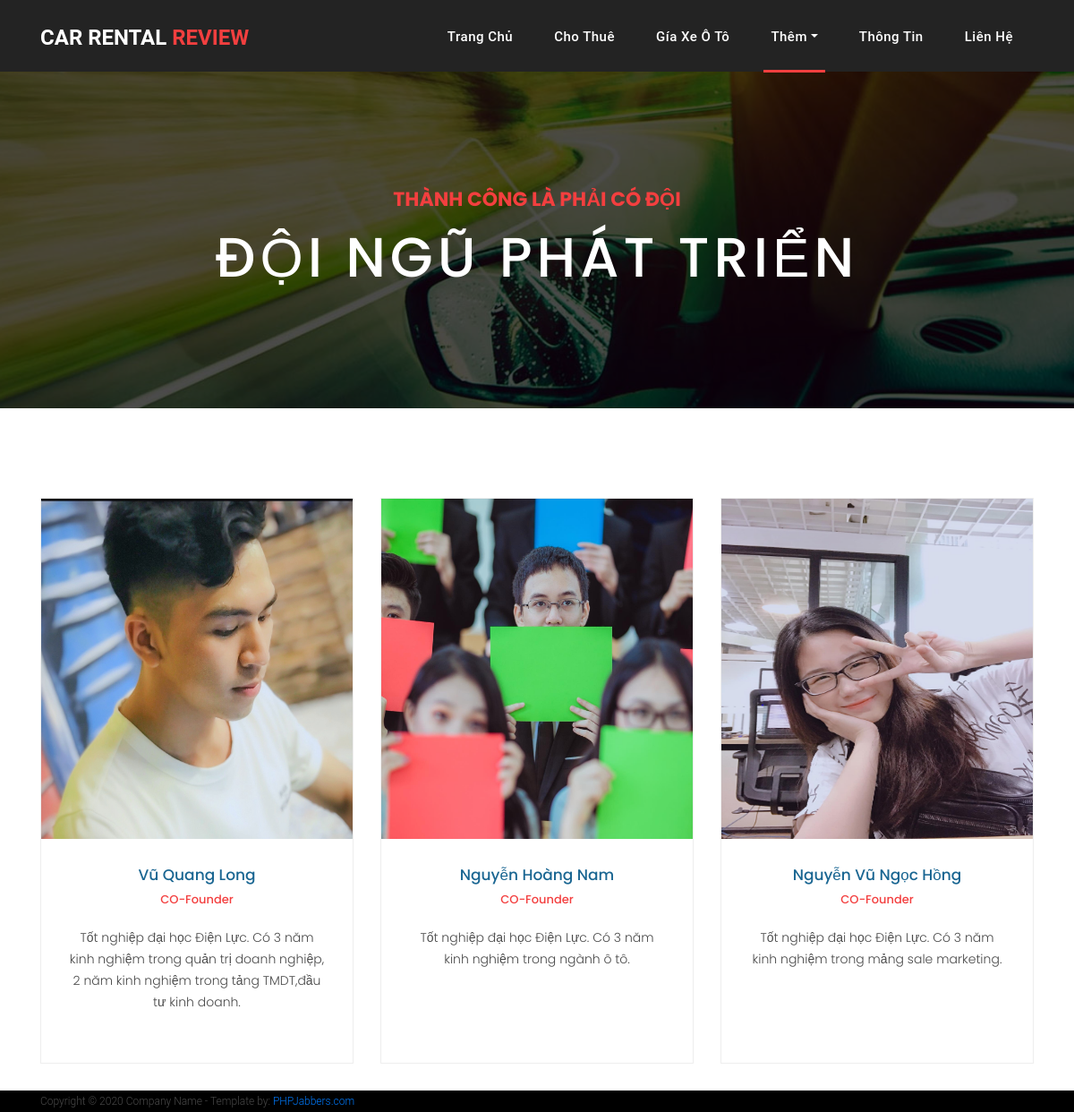
The app's page /team.php with its own data.
### tables this page shows
CREATE TABLE `team` (
  `id` int(11) NOT NULL,
  `name` varchar(100) NOT NULL,
  `position` varchar(100) NOT NULL,
  `description` varchar(200) NOT NULL,
  `linkImage` varchar(100) NOT NULL
);

### team.php (the view, shortened to what this page needs)
<!DOCTYPE html>
<html lang="en">
  <head>
    <link href="vendor/bootstrap/css/bootstrap.min.css" rel="stylesheet">
    <link rel="stylesheet" href="assets/css/fontawesome.css">
    <link rel="stylesheet" href="assets/css/style.css">
    <link rel="stylesheet" href="assets/css/owl.css">
  </head>
  <body>
    <header class="">
      <nav class="navbar navbar-expand-lg">
        <div class="container">
          <a class="navbar-brand" href="index.php"><h2>Car Rental <em>Review</em></h2></a>
          <div class="collapse navbar-collapse" id="navbarResponsive">
            <ul class="navbar-nav ml-auto">
                <li class="nav-item">
                    <a class="nav-link" href="index.php">Trang chủ
                    </a>
                </li>
                <li class="nav-item"><a class="nav-link" href="fleet.php">Cho thuê</a></li>
                <li class="nav-item"><a class="nav-link" href="offers.php">Gía xe ô tô</a></li>
                <li class="nav-item active dropdown">
                    <a class="nav-link dropdown-toggle" data-toggle="dropdown" href="#" role="button" aria-haspopup="true" aria-expanded="false">Thêm</a>
                </li>
                <li class="nav-item"><a class="nav-link" href="about-us.php">Thông tin</a></li>
                <li class="nav-item"><a class="nav-link" href="contact.php">Liên hệ</a></li>
            </ul>
          </div>
        </div>
      </nav>
    </header>
    <div class="page-heading about-heading header-text" style="background-image: url(assets/images/heading-2-1920x500.jpg);">
      <div class="container">
        <div class="row">
          <div class="col-md-12">
            <div class="text-content">
              <h4>Thành công là phải có đội</h4>
              <h2>Đội ngũ phát triển</h2>
            </div>
          </div>
        </div>
      </div>
    </div>
    <div class="team-members">
      <div class="container">
        <div class="row">
          <?php
            include("webdataconnect.php");
            $sql = "Select * from team" ;
            $result = $conn->query($sql);
            if ($result->num_rows > 0) {
                while($row = $result->fetch_assoc()) {
            ?>
          <div class="col-md-4">
            <div class="team-member">
              <div class="thumb-container">
                <img src="<?php echo $row["linkImage"]; ?>" alt="">
              </div>
              <div class="down-content">
                <h4><?php echo $row["name"]; ?></h4>
                <span><?php echo $row["position"]; ?></span>
                <p><?php echo $row["description"]; ?></p>
              </div>
            </div>
          </div>
          <?php
          }
          } ?>
        </div>
      </div>
    </div>
    <footer>
      <div class="container">
        <div class="row">
          <div class="col-md-12">
            <div class="inner-content">
              <p>Copyright © 2020 Company Name - Template by: <a href="https://www.phpjabbers.com/">PHPJabbers.com</a></p>
            </div>
          </div>
        </div>
      </div>
    </footer>
  </body>
</html>

### assets/css/style.css (style rules this page uses)
body { font-family: 'Poppins', sans-serif; overflow-x: hidden; text-rendering: optimizeLegibility; }
p { margin-bottom: 0px; font-size: 14px; font-weight: 300; color: #4a4a4a; line-height: 24px; }
a { text-decoration: none!important; }
ul { padding: 0; margin: 0; list-style: none; }
h1, h2, h3, h4, h5, h6 { margin: 0px; }
.page-heading { padding: 210px 0px 130px 0px; text-align: center; background-position: center center; background-repeat: no-repeat; background-size: cover; }
.page-heading .text-content h4 { color: #f33f3f; font-size: 22px; text-transform: uppercase; font-weight: 700; margin-bottom: 15px; }
.page-heading .text-content h2 { color: #fff; font-size: 62px; text-transform: uppercase; letter-spacing: 5px; }
header { position: absolute; z-index: 99999; width: 100%; height: 80px; background-color: #232323; transition: all 0.3s ease-in-out 0s; }
header .navbar { padding: 17px 0px; }
.navbar .navbar-brand { float: left; margin-top: -12px; outline: none; }
.navbar .navbar-brand h2 { color: #fff; text-transform: uppercase; font-size: 24px; font-weight: 700; transition: all .3s ease 0s; }
.navbar .navbar-brand h2 em { font-style: normal; color: #f33f3f; }
#navbarResponsive { z-index: 999; }
.navbar-collapse { text-align: center; }
.navbar .navbar-nav .nav-item { margin: 0px 15px; }
.navbar .navbar-nav a.nav-link { text-transform: capitalize; font-size: 15px; font-weight: 500; letter-spacing: 0.5px; color: #fff; transition: all 0.5s; margin-top: 5px; }
.navbar .navbar-nav .nav-link:hover, .navbar .navbar-nav .active>.nav-link, .navbar .navbar-nav .nav-link.active, .navbar .navbar-nav .nav-link.show, .navbar .navbar-nav .show>.nav-link { color: #fff; padding-bottom: 25px; border-bottom: 3px solid #f33f3f; }
footer { background-color: black; color: grey; }
footer p, a { font-size: 12px; font-family: 'Roboto', sans-serif; }
::placeholder { font-size: 10px; padding-left: 10px; font-style: italic; }
.page-heading { position: relative; }
.page-heading:before { content: ''; position: absolute; top: 0; left: 0; bottom: 0; right: 0; background-color: rgba(0, 0, 0, .7); }
.page-heading .container { position: relative; z-index: 2; }
.team-members { margin-top: 100px; }
.team-member { border: 1px solid #eee; margin-bottom: 30px; }
.team-member img { height: 380px; width: 100%; overflow: hidden; }
.team-member .down-content { padding: 30px; height: 250px; text-align: center; overflow: hidden; }
.team-member .thumb-container { position: relative; }
.team-member .down-content h4 { font-size: 17px; color: #1a6692; margin-bottom: 8px; }
.team-member .down-content span { display: block; font-size: 13px; color: #f33f3f; font-weight: 500; margin-bottom: 20px; }

### records on screen
team: linkImage (picture), name "Vũ Quang Long", position "CO-Founder", description "Tốt nghiệp đại học Điện Lực. Có 3 năm kinh nghiệm trong quản trị doanh nghiệp, 2 năm kinh nghiệm trong tảng TMDT,đầu tư kinh doanh."
team: linkImage (picture), name "Nguyễn Hoàng Nam", position "CO-Founder", description "Tốt nghiệp đại học Điện Lực. Có 3 năm kinh nghiệm trong ngành ô tô."
team: linkImage (picture), name "Nguyễn Vũ Ngọc Hồng", position "CO-Founder", description "Tốt nghiệp đại học Điện Lực. Có 3 năm kinh nghiệm trong mảng sale marketing."
